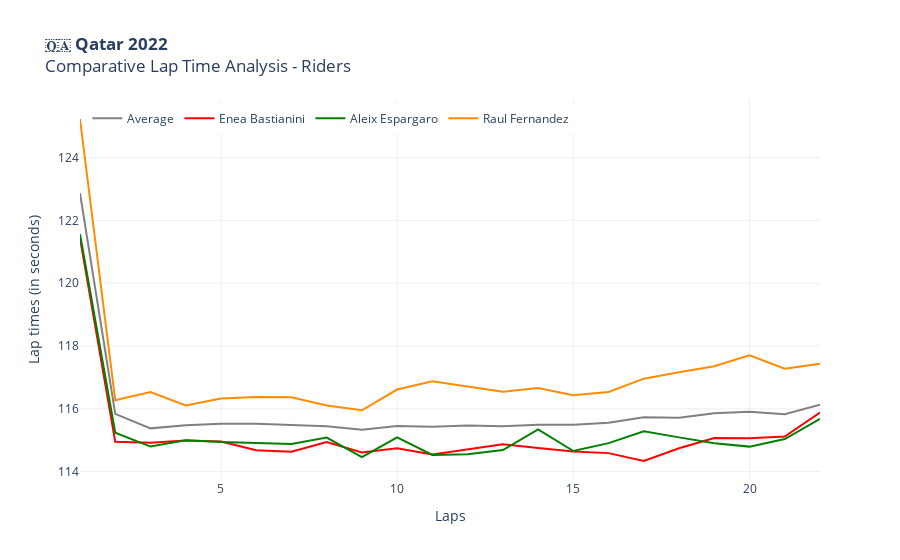

Write notebook code for a chart like this one.
### Markdown cell above
The above table (in its comprehensive form) shows the lap times of each rider (expressed in seconds), and provides already a good starting point for deepening the understanding of the time trends and the general race progression. From such data, it is possible to generate some of the following visualizations.

### Code cell
fig = px.line(
    laptimes_ridersQAT, x='lap', 
    y=['avg_laptime', 'Enea Bastianini', 'Aleix Espargaro', 'Raul Fernandez'],
    labels={'value':'Lap times (in seconds)', 'lap':'Laps'},
    color_discrete_sequence=['grey', 'red', 'green', 'darkorange'],
    title="<b>🇶🇦 Qatar 2022</b><br>Comparative Lap Time Analysis - Riders")
fig.update_layout(legend=dict(y=0.99, x=0.01, orientation='h'))
fig.update_layout(legend_title_text='')
fig.update_traces(selector=dict(name='avg_laptime'), name='Average')
fig.update_layout(template=template)
fig.show()

### Figure 1 — Plotly figure (JSON) as saved in the notebook; plotly's stock layout.template omitted (floating-point values rounded to 4 significant figures)
{"data": [{"hovertemplate": "variable=avg_laptime<br>Laps=%{x}<br>Lap times (in seconds)=%{y}<extra></extra>", "legendgroup": "avg_laptime", "line": {"color": "grey", "dash": "solid"}, "marker": {"symbol": "circle"}, "mode": "lines", "name": "Average", "orientation": "v", "showlegend": true, "type": "scatter", "x": [1, 2, 3, 4, 5, 6, 7, 8, 9, 10, 11, 12, 13, 14, 15, 16, 17, 18, 19, 20, 21, 22], "xaxis": "x", "y": [122.9, 115.8, 115.4, 115.5, 115.5, 115.5, 115.5, 115.4, 115.3, 115.4, 115.4, 115.5, 115.4, 115.5, 115.5, 115.6, 115.7, 115.7, 115.9, 115.9, 115.8, 116.1], "yaxis": "y"}, {"hovertemplate": "variable=Enea Bastianini<br>Laps=%{x}<br>Lap times (in seconds)=%{y}<extra></extra>", "legendgroup": "Enea Bastianini", "line": {"color": "red", "dash": "solid"}, "marker": {"symbol": "circle"}, "mode": "lines", "name": "Enea Bastianini", "orientation": "v", "showlegend": true, "type": "scatter", "x": [1, 2, 3, 4, 5, 6, 7, 8, 9, 10, 11, 12, 13, 14, 15, 16, 17, 18, 19, 20, 21, 22], "xaxis": "x", "y": [121.4, 115.0, 114.9, 115.0, 115.0, 114.7, 114.6, 114.9, 114.6, 114.7, 114.5, 114.7, 114.9, 114.8, 114.6, 114.6, 114.3, 114.7, 115.1, 115.1, 115.1, 115.9], "yaxis": "y"}, {"hovertemplate": "variable=Aleix Espargaro<br>Laps=%{x}<br>Lap times (in seconds)=%{y}<extra></extra>", "legendgroup": "Aleix Espargaro", "line": {"color": "green", "dash": "solid"}, "marker": {"symbol": "circle"}, "mode": "lines", "name": "Aleix Espargaro", "orientation": "v", "showlegend": true, "type": "scatter", "x": [1, 2, 3, 4, 5, 6, 7, 8, 9, 10, 11, 12, 13, 14, 15, 16, 17, 18, 19, 20, 21, 22], "xaxis": "x", "y": [121.6, 115.2, 114.8, 115, 114.9, 114.9, 114.9, 115.1, 114.5, 115.1, 114.5, 114.6, 114.7, 115.3, 114.7, 114.9, 115.3, 115.1, 114.9, 114.8, 115.0, 115.7], "yaxis": "y"}, {"hovertemplate": "variable=Raul Fernandez<br>Laps=%{x}<br>Lap times (in seconds)=%{y}<extra></extra>", "legendgroup": "Raul Fernandez", "line": {"color": "darkorange", "dash": "solid"}, "marker": {"symbol": "circle"}, "mode": "lines", "name": "Raul Fernandez", "orientation": "v", "showlegend": true, "type": "scatter", "x": [1, 2, 3, 4, 5, 6, 7, 8, 9, 10, 11, 12, 13, 14, 15, 16, 17, 18, 19, 20, 21, 22], "xaxis": "x", "y": [125.2, 116.3, 116.5, 116.1, 116.3, 116.4, 116.4, 116.1, 116.0, 116.6, 116.9, 116.7, 116.5, 116.7, 116.4, 116.5, 117.0, 117.2, 117.4, 117.7, 117.3, 117.4], "yaxis": "y"}], "layout": {"legend": {"orientation": "h", "title": {"text": ""}, "tracegroupgap": 0, "x": 0.01, "y": 0.99}, "title": {"text": "<b>🇶🇦 Qatar 2022</b><br>Comparative Lap Time Analysis - Riders"}, "xaxis": {"anchor": "y", "domain": [0, 1], "title": {"text": "Laps"}}, "yaxis": {"anchor": "x", "domain": [0, 1], "title": {"text": "Lap times (in seconds)"}}}}
